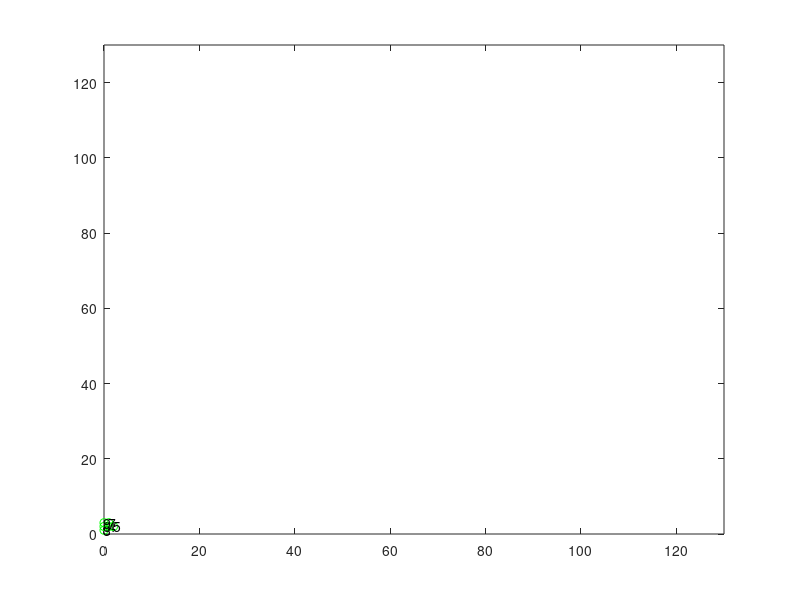

MATLAB code for this plot: (Note: this script raises an error after producing the figure.)
locationStatus = [1,0; 2,0; 3,1; 4,1; 5,1; 6,1; 7,1; 8,0; 9,1];
gridSize = 3;

cluster = [];

figure(1)
for i = 1:size(locationStatus,1)
    loc  = locationStatus(i,1);
    
    %     x = floor((loc/gridSize)+1);
    %     y = loc - ((x-1)*gridSize);
    row = ceil(loc/gridSize);
    col = mod(loc,gridSize);
    if locationStatus(i,2) == 1
        plot(col, row, 'go')
        hold on
        text(col, row, num2str(loc))
        hold on
      
    end
end

hold off
xlim([0, 130])
ylim([0, 130])

cluster = BurnNeighbours(locationStatus, 5, 3);
cluster